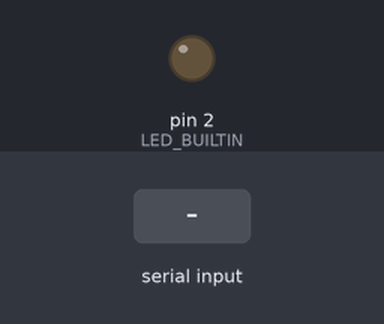
Bench run of a sketch on a simulated Arduino Uno, built with avr-gcc and run on an emulated ATmega328P. On the bench: output pins drawn as LEDs (lit = HIGH). The test bench sets the inputs (shaded band).

Above: at 1.2 s.
1.3 s: "0" received over Serial
At 1.9 s:
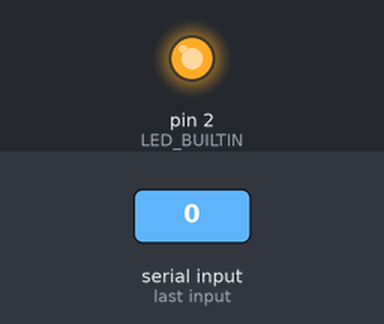
2.8 s: "1" received over Serial
At 3.1 s:
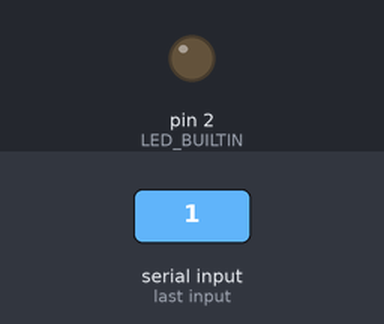
4.3 s: "2" received over Serial
At 5.4 s:
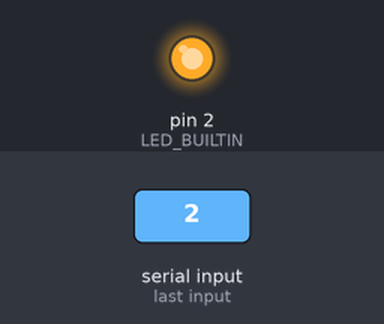
Timing chart, 0 to 7.3 s (numbered marks = the images above; inputs shaded):
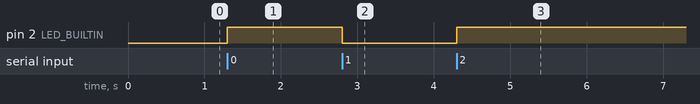

The sketch:

ejemplo2.ino
```cpp
#define LED_BUILTIN 2 // opens serial port, sets data rate to 9600 bps

int incomingByte = 0; // for incoming serial data

#define ON '1'
#define OFF '0'

void setup() {
  pinMode(LED_BUILTIN, OUTPUT);
  Serial.begin(9600); // opens serial port, sets data rate to 9600 bps
}

void loop() {
  // send data only when you receive data:
  if (Serial.available() > 0) {
    // read the incoming byte:
    incomingByte = Serial.read();
    if(incomingByte == ON) {
      digitalWrite(LED_BUILTIN, LOW);
    }
    else {
      digitalWrite(LED_BUILTIN, OFF);
    }
  }
}
```

Measured:
- after the input at 1.3 s, pin 2 (LED_BUILTIN): LOW → HIGH at once
- after the input at 2.8 s, pin 2 (LED_BUILTIN): HIGH → LOW at once
- after the input at 4.3 s, pin 2 (LED_BUILTIN): LOW → HIGH at once
